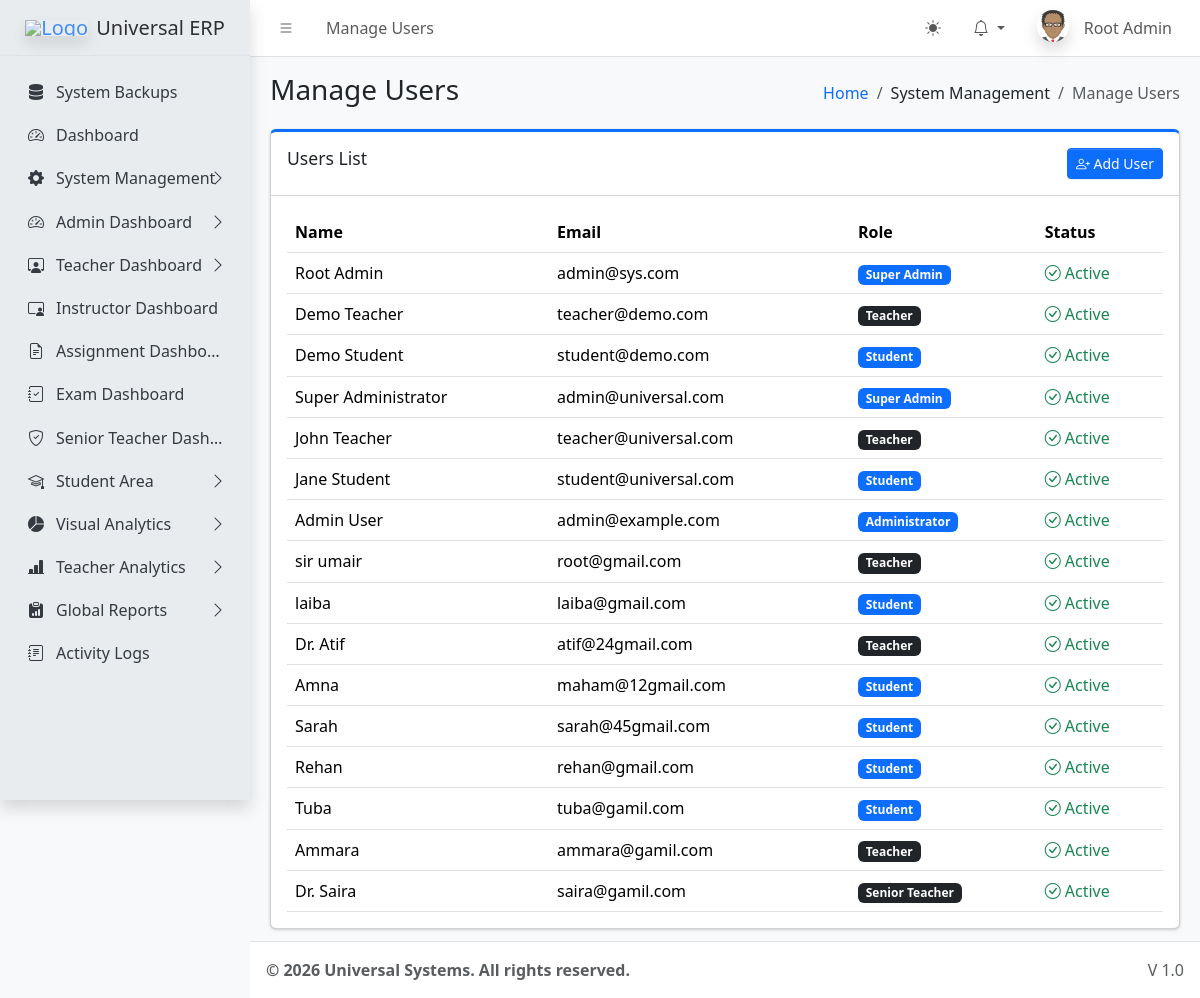
/dashboards/super_admin/manage_users.php (signed in), run on the app's committed database.
### tables this page shows
CREATE TABLE `sys_pages` (
  `id` int(11) NOT NULL,
  `parent_id` int(11) DEFAULT 0,
  `page_name` varchar(100) NOT NULL,
  `page_url` varchar(255) DEFAULT '#',
  `icon_class` varchar(50) DEFAULT 'bi bi-circle',
  `sort_order` int(11) DEFAULT 0
);

CREATE TABLE `users` (
  `id` int(11) NOT NULL,
  `name` varchar(100) NOT NULL,
  `email` varchar(100) NOT NULL,
  `password` varchar(255) NOT NULL,
  `role` varchar(50) NOT NULL,
  `identity_no` varchar(50) DEFAULT NULL,
  `registration_no` varchar(50) DEFAULT NULL,
  `is_active` tinyint(1) DEFAULT 1,
  `created_at` timestamp NOT NULL DEFAULT current_timestamp()
);

CREATE TABLE `sys_roles` (
  `id` int(11) NOT NULL,
  `role_name` varchar(50) NOT NULL,
  `role_key` varchar(50) NOT NULL,
  `is_system_role` tinyint(1) DEFAULT 0 COMMENT '1=Cannot Delete'
);

### core/session.php (called while the page is built, shortened)
<?php
function getRoleBadgeColor($roleName) {
    $colors = ['primary', 'secondary', 'success', 'danger', 'warning', 'info', 'dark'];
    $index = crc32($roleName) % count($colors);
    return 'text-bg-' . $colors[$index];
}
?>

### dashboards/super_admin/manage_users.php (the view, shortened to what this page needs)
<?php
require_once '../../includes/header.php';
?>
<div class="card card-primary card-outline">
    <div class="card-header">
        <h3 class="card-title">Users List</h3>
        <button class="btn btn-primary btn-sm float-end" data-bs-toggle="modal" data-bs-target="#addUserModal">
            <i class="bi bi-person-plus"></i> Add User
        </button>
    </div>
    <div class="card-body">
        <table class="table table-hover">
            <thead>
                <tr>
                    <th>Name</th>
                    <th>Email</th>
                    <th>Role</th>
                    <th>Status</th>
                </tr>
            </thead>
            <tbody>
                <?php
                $users = $pdo->query("SELECT u.*, r.role_name FROM users u JOIN sys_roles r ON u.role = r.role_key");
                while($u = $users->fetch()):
                    $badgeClass = getRoleBadgeColor($u['role_name']);
                ?>
                <tr>
                    <td><?= htmlspecialchars($u['name']) ?></td>
                    <td><?= htmlspecialchars($u['email']) ?></td>
                    <td><span class="badge <?= $badgeClass ?>"><?= htmlspecialchars($u['role_name']) ?></span></td>
                    <td><?= $u['is_active'] ? '<span class="text-success"><i class="bi bi-check-circle"></i> Active</span>' : '<span class="text-danger">Suspended</span>' ?></td>
                </tr>
                <?php endwhile; ?>
            </tbody>
        </table>
    </div>
</div>
<?php require_once '../../includes/footer.php'; ?>

### includes/header.php (shortened to what this page needs)
<?php
require_once __DIR__ . '/../core/session.php';
$settings = [];
$stmt = $pdo->query("SELECT * FROM system_settings");
while ($row = $stmt->fetch()) {
    $settings[$row['setting_key']] = $row['setting_value'];
}
$current_url = substr($_SERVER['SCRIPT_NAME'], strlen('/universal/'));
$pageStmt = $pdo->prepare("SELECT * FROM sys_pages WHERE page_url LIKE ? LIMIT 1");
$pageStmt->execute(["%$current_url%"]);
$currentPageData = $pageStmt->fetch();
$pageTitle = $currentPageData['page_name'] ?? 'Dashboard';
$pageId = $currentPageData['id'] ?? 0;
$breadcrumbs = [];
if ($currentPageData) {
    $crumbId = $currentPageData['id'];
    while($crumbId != 0) {
        $crumbStmt = $pdo->prepare("SELECT id, parent_id, page_name, page_url FROM sys_pages WHERE id = ?");
        $crumbStmt->execute([$crumbId]);
        $crumb = $crumbStmt->fetch();
        array_unshift($breadcrumbs, $crumb);
        $crumbId = $crumb['parent_id'];
    }
}
?>
<!DOCTYPE html>
<html lang="en"> <head>
    <link rel="stylesheet" href="<?= BASE_URL ?>assets/css/bootstrap.min.css" />
    <link rel="stylesheet" href="<?= BASE_URL ?>assets/css/bootstrap-icons.css" />
    <link rel="stylesheet" href="<?= BASE_URL ?>assets/css/adminlte.min.css" />
    <link rel="stylesheet" href="https://cdnjs.cloudflare.com/ajax/libs/font-awesome/6.4.2/css/all.min.css" />
</head>
<body class="layout-fixed sidebar-expand-lg bg-body-tertiary">
<div class="app-wrapper">
    <nav class="app-header navbar navbar-expand bg-body">
        <div class="container-fluid">
            <ul class="navbar-nav">
                <li class="nav-item"> <a class="nav-link" data-lte-toggle="sidebar" href="#" role="button"><i class="bi bi-list"></i></a> </li>
                <li class="nav-item d-none d-md-block"> <a href="#" class="nav-link"><?= $pageTitle ?></a> </li>
            </ul>
            <ul class="navbar-nav ms-auto">
                <li class="nav-item">
                    <button class="btn btn-link nav-link" id="theme-toggle" type="button">
                        <i class="bi bi-sun-fill" id="theme-icon"></i>
                    </button>
                </li>
                <li class="nav-item dropdown">
                    <a class="nav-link dropdown-toggle" data-bs-toggle="dropdown" href="#" aria-expanded="false">
                        <i class="bi bi-bell"></i>
                    </a>
                </li>
                <li class="nav-item dropdown user-menu">
                    <a href="#" class="nav-link dropdown-toggle" data-bs-toggle="dropdown">
                        <img src="<?= !empty($_SESSION['avatar']) ? $_SESSION['avatar'] : BASE_URL.'assets/img/avatar.png' ?>" class="user-image rounded-circle shadow" alt="User Image">
                        <span class="d-none d-md-inline ms-1"><?= htmlspecialchars($_SESSION['name']) ?></span>
                    </a>
                </li>
            </ul>
        </div>
    </nav>
    <?php include __DIR__ . '/sidebar.php'; ?>
    <main class="app-main">
        <div class="app-content-header">
            <div class="container-fluid">
                <div class="row">
                    <div class="col-sm-6"><h3 class="mb-0"><?= $pageTitle ?></h3></div>
                    <div class="col-sm-6">
                        <ol class="breadcrumb float-sm-end">
                            <li class="breadcrumb-item"><a href="<?= BASE_URL ?>">Home</a></li>
                            <?php foreach($breadcrumbs as $b): ?>
                                <li class="breadcrumb-item <?= ($b['id'] == $pageId) ? 'active' : '' ?>">
                                    <?= htmlspecialchars($b['page_name']) ?>
                                </li>
                            <?php endforeach; ?>
                        </ol>
                    </div>
                </div>
            </div>
        </div>
        <div class="app-content">
            <div class="container-fluid">

### includes/sidebar.php (shortened to what this page needs)
<aside class="app-sidebar bg-body-secondary shadow">
    <div class="sidebar-brand">
        <a href="<?= BASE_URL ?>index.php" class="brand-link">
            <img src="<?= $settings['system_logo'] ?>" alt="Logo" class="brand-image opacity-75 shadow">
            <span class="brand-text fw-light"><?= $settings['system_name'] ?></span>
        </a>
    </div>
    <div class="sidebar-wrapper">
        <nav class="mt-2">
            <ul class="nav sidebar-menu flex-column" data-lte-toggle="treeview" role="menu" data-accordion="false">
                <?php
                function buildMenu($pdo, $parentId = 0, $userRole, $currentUrl)
                {
                    $sql = "
                        SELECT p.* FROM sys_pages p
                        JOIN role_access ra ON p.id = ra.page_id
                        WHERE p.parent_id = ? AND ra.role_key = ?
                        ORDER BY p.sort_order ASC
                    ";
                    $stmt = $pdo->prepare($sql);
                    $stmt->execute([$parentId, $userRole]);
                    $items = $stmt->fetchAll();
                    foreach ($items as $item) {
                        $childStmt = $pdo->prepare("SELECT COUNT(*) FROM sys_pages WHERE parent_id = ?");
                        $childStmt->execute([$item['id']]);
                        $hasChildren = $childStmt->fetchColumn() > 0;
                        $isActive = (strpos($currentUrl, $item['page_url']) !== false && $item['page_url'] !== '#');
                        $menuOpen = $isActive ? 'menu-open' : '';
                        $activeClass = $isActive ? 'active' : '';
                        echo '<li class="nav-item ' . $menuOpen . '">';
                        echo '<a href="' . ($hasChildren ? '#' : BASE_URL . $item['page_url']) . '" class="nav-link ' . $activeClass . '">';
                        echo '<i class="nav-icon ' . $item['icon_class'] . '"></i>';
                        echo '<p>' . htmlspecialchars($item['page_name']);
                        if ($hasChildren) {
                            echo '<i class="nav-arrow bi bi-chevron-right"></i>';
                        }
                        echo '</p></a>';
                        if ($hasChildren) {
                            buildMenu($pdo, $item['id'], $userRole, $currentUrl);
                        }
                        echo '</li>';
                    }
                }
                $cur = substr($_SERVER['SCRIPT_NAME'], strlen('/universal/'));
                buildMenu($pdo, 0, $_SESSION['role'], $cur);
                ?>
            </ul>
        </nav>
    </div>
</aside>

### includes/header.php (style rules this page uses)
.user-image { width: 30px; height: 30px; object-fit: cover; }

### data on the page
sys_pages: page_name "Manage Users"
sys_pages: page_name "System Backups"
sys_pages: page_name "Dashboard"
sys_pages: page_name "System Management"
sys_pages: page_name "Admin Dashboard"
sys_pages: page_name "Teacher Dashboard"
sys_pages: page_name "Instructor Dashboard"
sys_pages: page_name "Assignment Dashbo…"
sys_pages: page_name "Exam Dashboard"
sys_pages: page_name "Senior Teacher Dash…"
sys_pages: page_name "Student Area"
sys_pages: page_name "Visual Analytics"
sys_pages: page_name "Teacher Analytics"
sys_pages: page_name "Global Reports"
sys_pages: page_name "Activity Logs"
users: name "Root Admin", email "admin@sys.com", sys_roles.role_name "Super Admin", is_active 1 (drawn)
users: name "Demo Teacher", email "teacher@demo.com", sys_roles.role_name "Teacher", is_active 1 (drawn)
users: name "Demo Student", email "student@demo.com", sys_roles.role_name "Student", is_active 1 (drawn)
users: name "Super Administrator", email "admin@universal.com", sys_roles.role_name "Super Admin", is_active 1 (drawn)
users: name "John Teacher", email "teacher@universal.com", sys_roles.role_name "Teacher", is_active 1 (drawn)
users: name "Jane Student", email "student@universal.com", sys_roles.role_name "Student", is_active 1 (drawn)
users: name "Admin User", email "admin@example.com", sys_roles.role_name "Administrator", is_active 1 (drawn)
users: name "sir umair", email "root@gmail.com", sys_roles.role_name "Teacher", is_active 1 (drawn)
users: name "laiba", email "laiba@gmail.com", sys_roles.role_name "Student", is_active 1 (drawn)
users: name "Dr. Atif", email "atif@24gmail.com", sys_roles.role_name "Teacher", is_active 1 (drawn)
users: name "Amna", email "maham@12gmail.com", sys_roles.role_name "Student", is_active 1 (drawn)
users: name "Sarah", email "sarah@45gmail.com", sys_roles.role_name "Student", is_active 1 (drawn)
users: name "Rehan", email "rehan@gmail.com", sys_roles.role_name "Student", is_active 1 (drawn)
users: name "Tuba", email "tuba@gamil.com", sys_roles.role_name "Student", is_active 1 (drawn)
users: name "Ammara", email "ammara@gamil.com", sys_roles.role_name "Teacher", is_active 1 (drawn)
users: name "Dr. Saira", email "saira@gamil.com", sys_roles.role_name "Senior Teacher", is_active 1 (drawn)

### other printed values
$_SESSION['name'] "Root Admin"
$settings['system_name'] "Universal ERP"
$settings['footer_text'] "© 2026 Universal Systems. All rights reserved."
